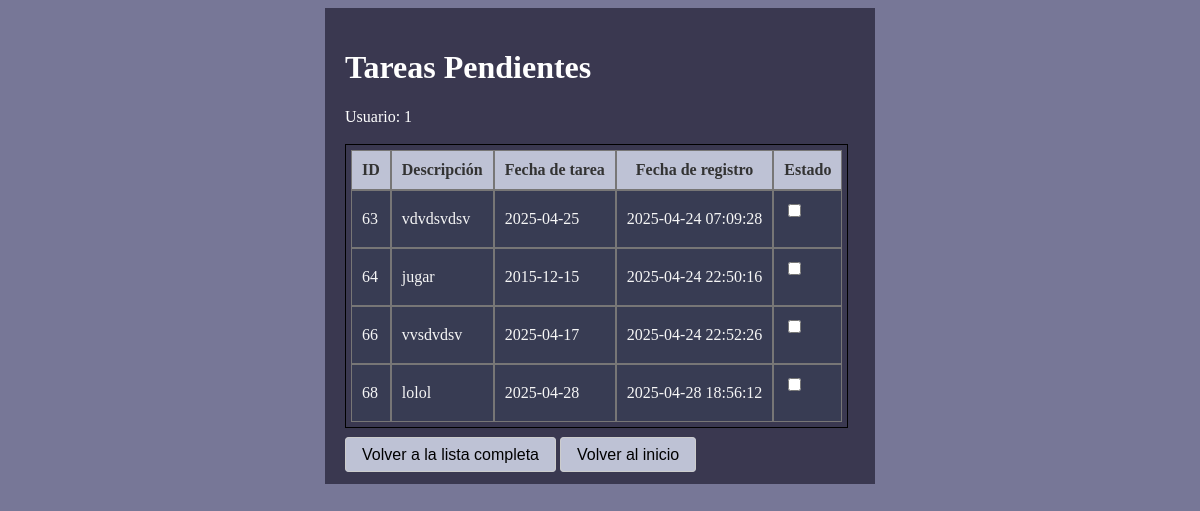
Page /controllers/task_pending.php?user_id=1 on the committed database.
### tables this page shows
CREATE TABLE IF NOT EXISTS `task` (
  `id` int(11) NOT NULL AUTO_INCREMENT,
  `description` varchar(255) NOT NULL,
  `due_day` date DEFAULT NULL,
  `completed` tinyint(1) DEFAULT '0',
  `created_at` timestamp NULL DEFAULT CURRENT_TIMESTAMP,
  `id_user` int(11) DEFAULT NULL,
  PRIMARY KEY (`id`),
  KEY `id_user` (`id_user`),
  CONSTRAINT `task_ibfk_1` FOREIGN KEY (`id_user`) REFERENCES `users` (`id`) ON DELETE CASCADE
);

### models/Connection.php (called while the page is built, shortened)
<?php
class Connection{
    private $host = "localhost";
    private $user = "root";
    private $password = "";
    private $db = "proyectoList";
    private $port = 3306;
    protected function connect(){
        try{
            $this->connection = mysqli_connect(
                $this->host, $this->user, $this->password, $this->db, $this->port);
        }
        catch(Exception $e){
            echo "Error: ". $e->getMessage();
            die("Connection failed");
        }
    }
}

### models/Task.php (called while the page is built, shortened)
<?php
include_once "Connection.php";
class Task extends Connection{
    public function pendingTasks($user_id) {
        $stmt = mysqli_prepare($this->connection,
        "SELECT * FROM task WHERE id_user = ? AND completed = 0");
        $stmt->bind_param("i", $user_id);
        $stmt->execute();
        $res = $stmt->get_result();
        $tasks = $res->fetch_all(MYSQLI_ASSOC);
        return $tasks;
    }
}

### views/task_pending.php (the view, shortened to what this page needs)
<!DOCTYPE html>
<html lang="en">
<head>
    <link rel="stylesheet" href="../style.css">
</head>
<body>
<div class="formTaskPending">
    <h1>Tareas Pendientes</h1>
    <label for="id" >Usuario:  <?= $_GET['user_id'] ?? ''?></label>
    <br><br>
    <table>
        <thead>
            <tr>
                <th>ID</th>
                <th>Descripción</th>
                <th>Fecha de tarea</th>
                <th>Fecha de registro</th>
                <th>Estado</th>
            </tr>
        </thead>
        <tbody>
            <?php if (!empty($pending_tasks)): ?>
                <?php foreach ($pending_tasks as $task): ?>
                    <tr>
                        <td><?= htmlspecialchars($task['id']) ?></td>
                        <td><?= htmlspecialchars($task['description']) ?></td>
                        <td><?= htmlspecialchars($task['due_day']) ?></td>
                        <td><?= htmlspecialchars($task['created_at']) ?></td>
                        <td>
                            <form action="task_toggle.php" method="POST">
                                <input type="checkbox" name="completed" value="1"
                                    <?= $task['completed'] ? 'checked' : '' ?>
                                    onchange="this.form.submit();">
                            </form>
                        </td>
                    </tr>
                <?php endforeach; ?>
            <?php else: ?>
                <tr><td colspan="5">No hay tareas pendientes.</td></tr>
            <?php endif; ?>
        </tbody>
    </table>
    <br>
        <a href="../controllers/task_controller.php?id=<?= htmlspecialchars($user_id) ?>" class="button">Volver a la lista completa</a>
        <a href="../index.php" class="button">Volver al inicio</a>
    </div>
    </body>
</html>

### style.css (style rules this page uses)
table { width: auto; position: relative; border: 1.5px solid black; border-spacing: 0cap; padding: 5px; }
th { background-color: rgb(190, 194, 213); border: 1.5px solid rgb(119, 118, 118); color: #333; padding: 10px; }
td { border-color: black; padding: 10px; border: 1.5px solid rgb(119, 118, 118); background-color:rgb(56, 60, 83); color: #f6f6f6; }
input { margin-bottom: 20px; }
a.button { padding: 8px 16px; background: rgb(190, 194, 213); border: 1px solid #ccc; border-radius: 4px; text-decoration: none; color: #000000; font-family: sans-serif; }
body { background-color:rgba(81, 82, 122, 0.781); }
.formTaskPending { display: block; width: 550px; padding: 20px; margin: auto; background-color: rgb(58, 56, 80); box-sizing: border-box; color: #ffffff; }

### rows in the picture
task: id "63", description "vdvdsvdsv", due_day "2025-04-25", created_at "2025-04-24 07:09:28"
task: id "64", description "jugar", due_day "2015-12-15", created_at "2025-04-24 22:50:16"
task: id "66", description "vvsdvdsv", due_day "2025-04-17", created_at "2025-04-24 22:52:26"
task: id "68", description "lolol", due_day "2025-04-28", created_at "2025-04-28 18:56:12"

### other values in the picture
$_GET['user_id'] "1"
